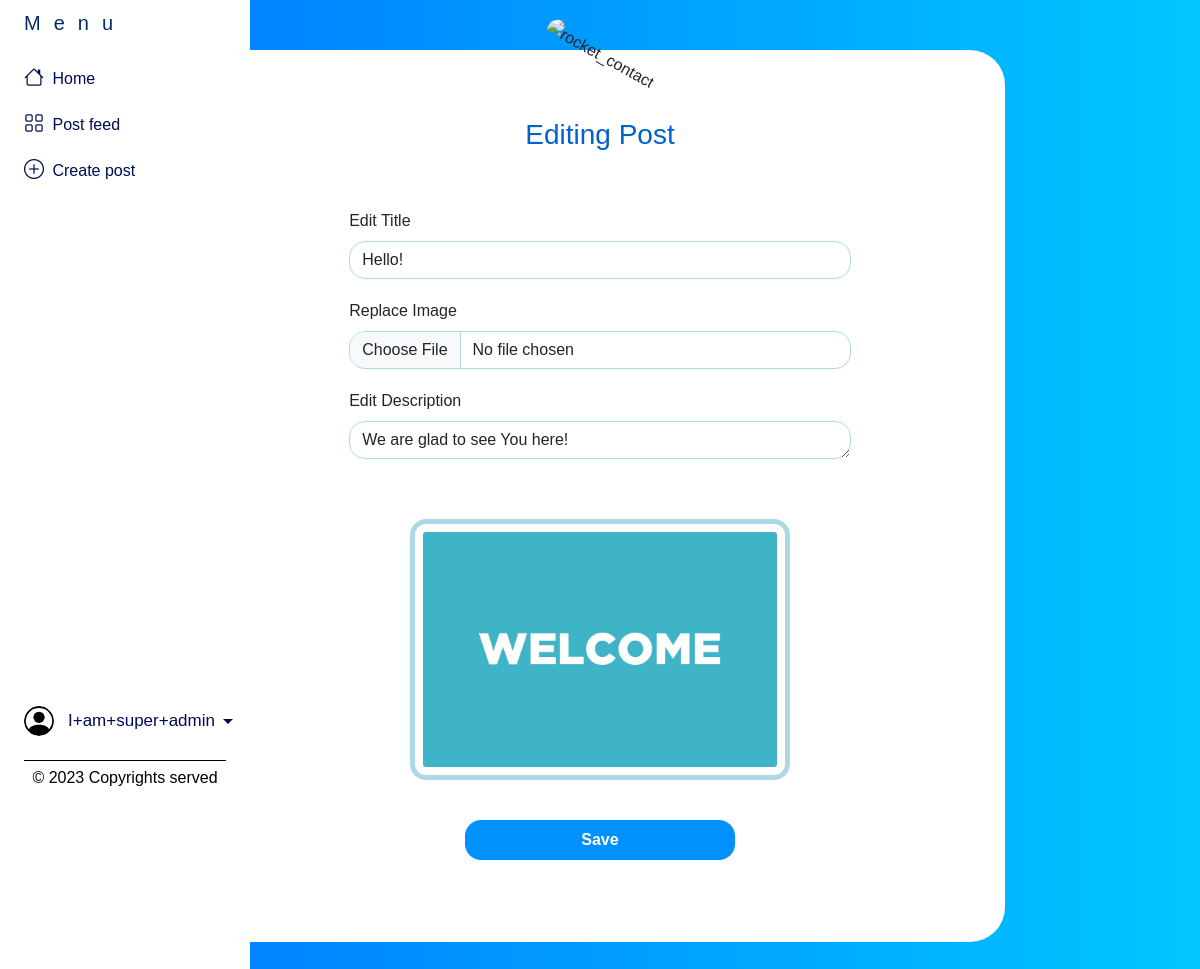
The page /posts/update/15/ (signed in) on the database its author committed.
### app1/models.py (models this page shows, shortened)
class Profile(models.Model):
    user = models.OneToOneField(
        verbose_name="User's profile",
        editable=True,
        blank=True,
        null=True,
        default=None,
        to=User,
        on_delete=models.CASCADE,
        related_name="profile",
        unique=True
    )
    avatar = models.ImageField(verbose_name="Avatar", upload_to="static/images/profile_av", default="/static/images/profile_av/person-circle.svg", blank=True)
    class Meta:
        app_label = 'auth'
        ordering = ("user",)

class Post(models.Model):
    author = models.ForeignKey(verbose_name="Author", to=User, on_delete=models.CASCADE, null=True)
    title = models.CharField(verbose_name="Title", max_length=200)
    description = models.TextField(verbose_name="Description")
    image = models.ImageField(verbose_name="Picture", upload_to="static/images/posts", null=True, default=None)
    is_active = models.BooleanField(verbose_name="Active", default=True)
    date_time = models.DateTimeField(verbose_name="Date", default=now)
    class Meta:
        app_label = "app1"
        ordering = ("-date_time",)
        verbose_name = "Post"

### app1/views.py (the view, shortened to what this page needs)
# urls.py: path('posts/update/<str:pk>/', views.post_up, name="post_up"),
@login_required(login_url="login")
def post_up(request: HttpRequest, pk: str) -> HttpResponse:
    post_i = models.Post.objects.get(id=int(pk))
    if request.user != post_i.author:
        return redirect(reverse("posts"))
    elif request.user == post_i.author:
        if request.method == "GET":
            return render(request, "app1/post_up.html", context={"post_i": post_i})
        else:
            raise ValueError("Invalid method")
    else:
        return render(request, 'app1/home.html')

### templates/app1/post_up.html (shortened to what this page needs)
{% extends "comps/base.html" %}
{% load static %}
{% load filters_and_tags %}
{% block main %}
<div class="mb-2 my_ctn">
<div class="container contact-form" style="border-radius: 35px;">
            <div class="contact-image">
                <img src="https://image.ibb.co/kUagtU/rocket_contact.png" alt="rocket_contact"/>
            </div>
            <form action="{% url 'post_up' post_i.id %}" method="POST" enctype="multipart/form-data">
                <h3>Editing Post</h3>
               <div class="row">
                    <div class="form-group">
                        <div class="form-group">
                            <label for="title" class="form-label">Edit Title</label>
                            <input type="text" name="updatetitleF" id="title" class="form-control" placeholder="type.." value="{{ post_i.title }}" required />
                        </div>
                        <div class="form-group">
                            <label for="DefaultFile" class="form-label">Replace Image </label>
                            <input type="file" accept=".jpg, .png" name="updateimageF" id="DefaultFile" class="form-control" required/>
                        </div>
                        <div class="form-group">
                          <label for="descr" class="form-label">Edit Description</label>
                          <textarea id="descr" name="updatedescrF" class="form-control" placeholder="type.." style="width: 100%;height: 19px;max-height:10000px;" required>{{ post_i.description }}</textarea>
                        </div>
                    </div>
                    <div class="form-group" align="center" style="">
                        <img style="width: 70%;padding:8px;border-width: 5px;" src="{{ post_i.image.url }}" class="form-control"  alt="Responsive image">
                    </div>
                    <div class="form-group" align="center">
                        <button type="submit" name="updatecreateF" class="btnContact btnContactSubmit">Save</button>
                    </div>
                </div>
            </form>
</div>
</div>
{% endblock main %}

### templates/comps/navbar.html (shortened to what this page needs)
{% load static %}
<div id="sidebar" class="sidebarMy container-fluid">
    <div class="row flex-nowrap">
        <div class="col-auto px-sm-2 px-0">
            <div class="d-flex flex-column align-items-center align-items-sm-start px-3 pt-2 text-white min-vh-100">
                <a href="#" class="mymn d-flex align-items-center pb-3 mb-md-0 me-md-auto text-white text-decoration-none">
                    <span class="fs-5 d-none d-sm-inline text-primary-emphasis">Menu</span>
                </a>
                <ul class="nav nav-pills flex-column mb-sm-auto mb-0 align-items-center align-items-sm-start" id="menu">
                    <li class="nav-item">
                        <a href="{% url 'home' %}" class="nav-link align-middle px-0">
                            <i class="fs-5 bi-house"></i> <span class="ms-1 d-none d-sm-inline">Home</span>
                        </a>
                    </li>
                    <li>
                        <a href="{% url 'posts' %}" class="nav-link align-middle px-0">
                            <i class="fs-5 bi-grid"></i> <span class="ms-1 d-none d-sm-inline">Post</span> feed
                        </a>
                    </li>
                    <li>
                        <a href="{% url 'post_cr' %}" class="nav-link align-middle px-0">
                            <i class="fs-5 bi bi-plus-circle"></i> <span class="ms-1 d-none d-sm-inline">Create</span> post
                        </a>
                    </li>
                </ul>
                <div class="dropdown pb-4">
                    {% if user.is_authenticated %}
                    <div href="#" style="font-size:17px;" class="d-flex align-items-center prff">
                        <a href="#" class="d-flex align-items-center text-decoration-none dropdown-toggle prff" id="dropdownUser1" data-bs-toggle="dropdown" aria-expanded="false">
                            <img src="{{ user.profile.avatar.url }}" alt="hugenerd" width="30" height="30" class="rounded-circle">
                            <span style="padding-left:10px;" class="d-none d-sm-inline mx-1">{{ user.username }}</span>
                        </a>
                    </div>
                    {% endif %}
                </div>
                <div class="my_ft">
                    © 2023 Copyrights served
                </div>
            </div>
        </div>
    </div>
</div>

### static/css/my.css (style rules this page uses)
body { width: 90%; margin: auto; background: -webkit-linear-gradient(left, #0072ff, #00c6ff); font-family: sans-serif; }
.my_ctn { display: flex; flex-direction: column; flex-wrap: wrap; align-content: center; }
.form-group { margin:20px; }
.contact-form { background: #fff; margin-top: 50px; margin-bottom: 70px; width: 75%; }
.contact-form .form-control { border-radius:1rem; border-color: lightblue; }
.contact-image { text-align: center; }
.contact-image img { border-radius: 6rem; width: 8%; margin-top: -2%; transform: rotate(29deg); }
.btnContactSubmit { width: 50%; border-radius: 1rem; padding: 1.5%; color: #fff; background-color: #0062cc; border: none; cursor: pointer; }
.contact-form form { padding: 13%; }
.contact-form form .row { margin-bottom: -7%; }
.contact-form h3 { margin-bottom: 17px; margin-top: -10%; text-align: center; color: #0062cc; }
.row>* { flex-shrink: 1; }
.contact-form .btnContact { width: 50%; border: none; border-radius: 1rem; padding: 1.5%; background: #0091ff; font-weight: 600; color: #fff; cursor: pointer; }
#sidebar { z-index: 1000; position: fixed; left: 250px; width: 250px; height: 100%; margin-left: -250px; overflow-y: auto; background-color: white; -webkit-transition: all 0.5s ease; -moz-transition: all 0.5s ease; -o-transition: all 0.5s ease; transition: all 0.5s ease; }
.mymn { letter-spacing: 13px; }
.nav-link { color: #000c52; }
.prff { color: #000c52; }
.my_ft { color: black; border-top: 1px solid; width: 100%; text-align: center; margin-bottom: 10px; padding-top: 5px; }

### rows shown on the page
Post: updatetitleF "Hello!", updatedescrF "We are glad to see You here!", image (picture)

### other values the page prints
{{ user.username }} "I+am+super+admin"
